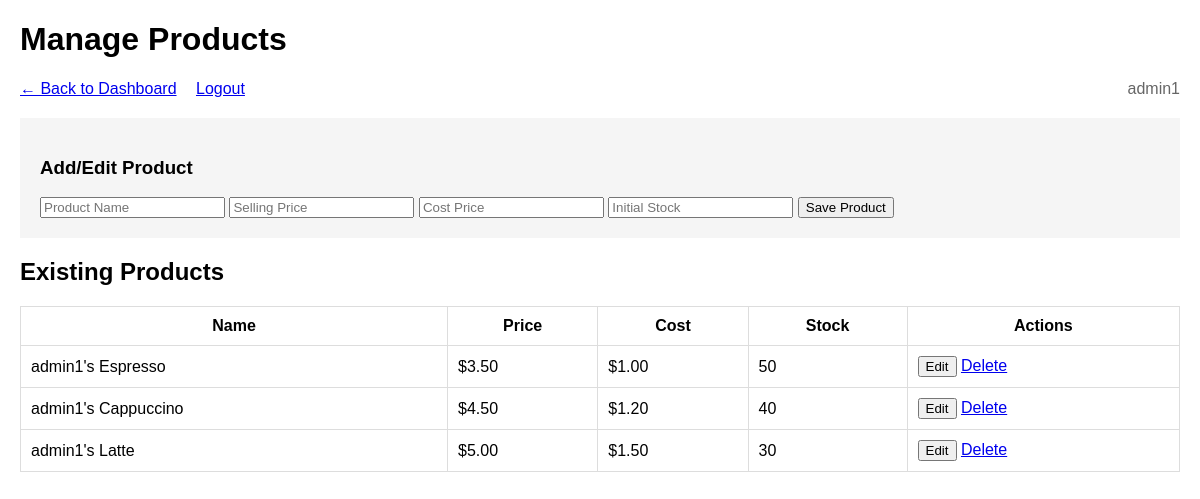
The app's page /admin/products (signed in) with its own data.
### models.py (models this page shows, shortened)
class User(UserMixin, db.Model):
    id = db.Column(db.Integer, primary_key=True)
    username = db.Column(db.String(80), unique=True, nullable=False)
    password_hash = db.Column(db.String(200), nullable=False)
    is_admin = db.Column(db.Boolean, default=False)

class Product(db.Model):
    id = db.Column(db.Integer, primary_key=True)
    name = db.Column(db.String(100))
    price = db.Column(db.Float)
    stock = db.Column(db.Integer)
    cost_price = db.Column(db.Float, default=0)
    purchased_quantity = db.Column(db.Integer, default=0)
    admin_id = db.Column(db.Integer, db.ForeignKey('user.id'))  # Link product to admin
    admin = db.relationship('User', backref='products')  # Relationship

### app.py (the view, shortened to what this page needs)
@app.route("/admin/products", methods=["GET", "POST"])
@login_required
def manage_products():
    if not current_user.is_admin:
        return redirect(url_for("pos"))
    products = Product.query.filter_by(admin_id=current_user.id).all()
    return render_template("manage_products.html", products=products)

### app.py (called while the page is built)
@login_manager.user_loader
def load_user(user_id):
    return User.query.get(int(user_id))

### templates/manage_products.html (shortened to what this page needs)
<!DOCTYPE html>
<html>
<head>
</head>
<body>
    <h1>Manage Products</h1>
<div class="nav">
    <a href="{{ url_for('admin_dashboard') }}">← Back to Dashboard</a>
    <a href="{{ url_for('logout') }}">Logout</a>
    <span style="float: right; color: #666;">{{ current_user.username }}</span>
</div>
    <div class="form-container">
        <h3>Add/Edit Product</h3>
        <form method="post">
            <input type="text" name="name" id="name" placeholder="Product Name" required>
            <input type="number" step="0.01" name="price" id="price" placeholder="Selling Price" required>
            <input type="number" step="0.01" name="cost_price" id="cost_price" placeholder="Cost Price">
            <input type="number" name="stock" id="stock" placeholder="Initial Stock">
            <button type="submit">Save Product</button>
        </form>
    </div>
    <h2>Existing Products</h2>
    <table>
        <tr>
            <th>Name</th>
            <th>Price</th>
            <th>Cost</th>
            <th>Stock</th>
            <th>Actions</th>
        </tr>
        {% for p in products %}
        <tr>
            <td>{{ p.name }}</td>
            <td>${{ "%.2f"|format(p.price) }}</td>
            <td>${{ "%.2f"|format(p.cost_price) }}</td>
            <td>{{ p.stock }}</td>
            <td>
                <button onclick="editProduct({{ p.id }}, '{{ p.name }}', {{ p.price }}, {{ p.cost_price }}, {{ p.stock }})">
                    Edit
                </button>
                <a href="{{ url_for('delete_product', id=p.id) }}" onclick="return confirm('Delete this product?')">
                    Delete
                </a>
            </td>
        </tr>
        {% endfor %}
    </table>
</body>
</html>

### templates/manage_products.html (style rules this page uses)
body { font-family: Arial; margin: 20px; }
.nav { margin: 20px 0; }
.nav a { margin-right: 15px; }
table { width: 100%; border-collapse: collapse; }
th, td { border: 1px solid #ddd; padding: 10px; }
.form-container { background: #f5f5f5; padding: 20px; margin: 20px 0; }

### records on screen
User: username "admin1"
Product: name "admin1's Espresso", price "3.50", cost_price "1.00", stock "50"
Product: name "admin1's Cappuccino", price "4.50", cost_price "1.20", stock "40"
Product: name "admin1's Latte", price "5.00", cost_price "1.50", stock "30"
